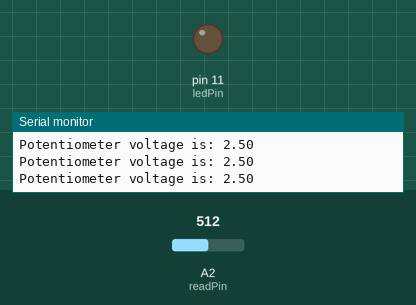
Recording of a sketch running on a simulated Arduino Uno, built with avr-gcc and run on an emulated ATmega328P. Shown: output pins drawn as LEDs (lit = HIGH), the last lines printed to the serial monitor. The test bench sets the inputs (shaded band); at power-on: A2 (readPin) = 512.

Above: at 1.3 s.
1.4 s: A2 (readPin) set to 805
2.9 s: A2 (readPin) set to 827
At 4.1 s:
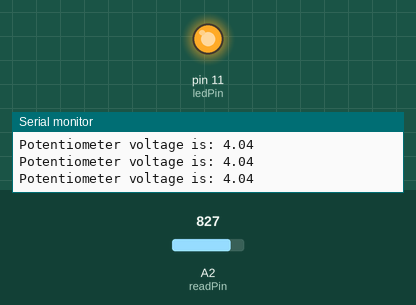
4.5 s: A2 (readPin) set to 716
At 5.3 s:
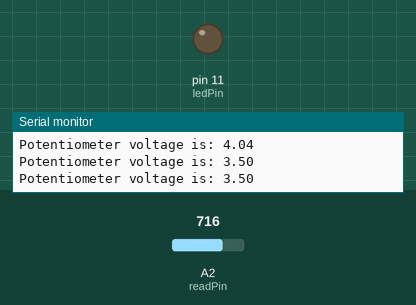
6.0 s: A2 (readPin) set to 900
At 6.5 s:
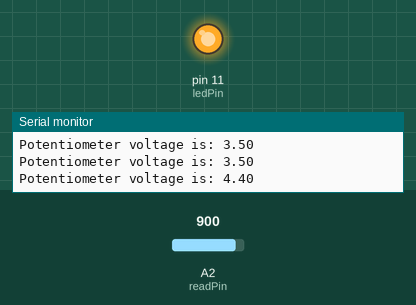
Timing chart, 0 to 8.5 s (numbered marks = the images above; inputs shaded):
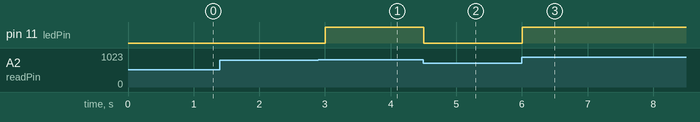

Measured:
- the behaviour switches between 818 and 819 on A2 (readPin) (found by bisection; images 0 and 1)
- after the input at 2.9 s, pin 11 (ledPin): LOW → HIGH after 0.11 s
- after the input at 4.5 s, pin 11 (ledPin): HIGH → LOW at once
- after the input at 6.0 s, pin 11 (ledPin): LOW → HIGH at once

The sketch:

05_if_statement_with_potentiometer.ino
```cpp
int readPin = A2;
int ledPin = 11;
int readVal;
float V2;
int pause = 500;

void setup() {
  // put your setup code here, to run once:
  pinMode(readPin,INPUT);
  pinMode(ledPin,OUTPUT);
  Serial.begin(9600);
}

void loop() {
  // put your main code here, to run repeatedly:
  readVal = analogRead(readPin);
  V2 = (5./1023.) * readVal;
  Serial.print("Potentiometer voltage is: ");
  Serial.println(V2);
  if(V2 > 4.0){
    digitalWrite(ledPin,HIGH);
  }else{
    digitalWrite(ledPin,LOW);
  }
  delay(pause);
}
```
